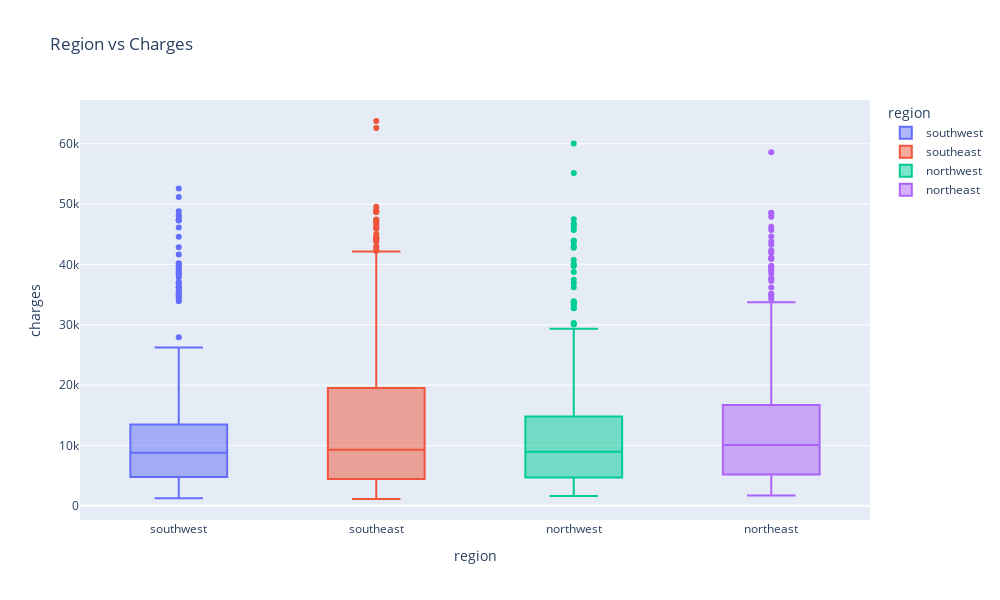

This figure's notebook cell:
### Markdown cell above
2. How does region impact charges?

User Stories covered: 

* As a business development executive, I want to predict which customer group is most likely to pay high insurance charges so that I can design add-on products and services to optimize value.

* As an insurance provider, the company wants to determine which region is most likely to show an increased healthcare demand so that we can optimize our investment efforts.

### Code cell
fig = px.box(data_frame=df1, x="region", y="charges", color="region", 
             title="Region vs Charges", width=1000, height=600)

fig.show()

### Figure 1 — Plotly figure (JSON) as saved in the notebook; plotly's stock layout.template omitted (floating-point values rounded to 4 significant figures; data arrays with more than 128 entries replaced by an {"elided": "..."} marker saying what was removed)
{"data": [{"alignmentgroup": "True", "hovertemplate": "region=%{x}<br>charges=%{y}<extra></extra>", "legendgroup": "southwest", "marker": {"color": "#636efa"}, "name": "southwest", "notched": false, "offsetgroup": "southwest", "orientation": "v", "showlegend": true, "type": "box", "x": {"elided": "325 str values"}, "x0": " ", "xaxis": "x", "y": {"elided": "325 float values"}, "y0": " ", "yaxis": "y"}, {"alignmentgroup": "True", "hovertemplate": "region=%{x}<br>charges=%{y}<extra></extra>", "legendgroup": "southeast", "marker": {"color": "#EF553B"}, "name": "southeast", "notched": false, "offsetgroup": "southeast", "orientation": "v", "showlegend": true, "type": "box", "x": {"elided": "364 str values"}, "x0": " ", "xaxis": "x", "y": {"elided": "364 float values"}, "y0": " ", "yaxis": "y"}, {"alignmentgroup": "True", "hovertemplate": "region=%{x}<br>charges=%{y}<extra></extra>", "legendgroup": "northwest", "marker": {"color": "#00cc96"}, "name": "northwest", "notched": false, "offsetgroup": "northwest", "orientation": "v", "showlegend": true, "type": "box", "x": {"elided": "325 str values"}, "x0": " ", "xaxis": "x", "y": {"elided": "325 float values"}, "y0": " ", "yaxis": "y"}, {"alignmentgroup": "True", "hovertemplate": "region=%{x}<br>charges=%{y}<extra></extra>", "legendgroup": "northeast", "marker": {"color": "#ab63fa"}, "name": "northeast", "notched": false, "offsetgroup": "northeast", "orientation": "v", "showlegend": true, "type": "box", "x": {"elided": "324 str values"}, "x0": " ", "xaxis": "x", "y": {"elided": "324 float values"}, "y0": " ", "yaxis": "y"}], "layout": {"boxmode": "overlay", "height": 600, "legend": {"title": {"text": "region"}, "tracegroupgap": 0}, "title": {"text": "Region vs Charges"}, "width": 1000, "xaxis": {"anchor": "y", "categoryarray": ["southwest", "southeast", "northwest", "northeast"], "categoryorder": "array", "domain": [0, 1], "title": {"text": "region"}}, "yaxis": {"anchor": "x", "domain": [0, 1], "title": {"text": "charges"}}}}
